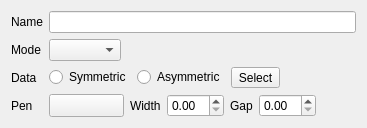
         <widget class="QWidget" name="errorBarPage">
          <layout class="QFormLayout" name="formLayout_8">
           <item row="5" column="1">
            <layout class="QHBoxLayout" name="horizontalLayout_19">
             <item>
              <widget class="QRadioButton" name="errorBarSymRadioButton">
               <property name="text">
                <string>Symmetric</string>
               </property>
              </widget>
             </item>
             <item>
              <widget class="QRadioButton" name="errorBarAsymRadioButton">
               <property name="text">
                <string>Asymmetric</string>
               </property>
              </widget>
             </item>
             <item>
              <widget class="QToolButton" name="errorBarDataButton">
               <property name="text">
                <string>Select</string>
               </property>
              </widget>
             </item>
             <item>
              <spacer name="horizontalSpacer_14">
               <property name="orientation">
                <enum>Qt::Horizontal</enum>
               </property>
               <property name="sizeHint" stdset="0">
                <size>
                 <width>40</width>
                 <height>20</height>
                </size>
               </property>
              </spacer>
             </item>
            </layout>
           </item>
           <item row="5" column="0">
            <widget class="QLabel" name="label_40">
             <property name="text">
              <string>Data</string>
             </property>
            </widget>
           </item>
           <item row="6" column="0">
            <widget class="QLabel" name="label_36">
             <property name="text">
              <string>Pen</string>
             </property>
            </widget>
           </item>
           <item row="6" column="1">
            <layout class="QHBoxLayout" name="horizontalLayout_26">
             <property name="bottomMargin">
              <number>0</number>
             </property>
             <item>
              <widget class="PenButton" name="errorBarPenButton">
               <property name="minimumSize">
                <size>
                 <width>75</width>
                 <height>0</height>
                </size>
               </property>
               <property name="maximumSize">
                <size>
                 <width>75</width>
                 <height>16777215</height>
                </size>
               </property>
               <property name="text">
                <string/>
               </property>
              </widget>
             </item>
             <item>
              <widget class="QLabel" name="label_37">
               <property name="text">
                <string>Width</string>
               </property>
              </widget>
             </item>
             <item>
              <widget class="QDoubleSpinBox" name="errorBarWidthSpinBox"/>
             </item>
             <item>
              <widget class="QLabel" name="label_38">
               <property name="text">
                <string>Gap</string>
               </property>
              </widget>
             </item>
             <item>
              <widget class="QDoubleSpinBox" name="errorBarGapSpinBox"/>
             </item>
             <item>
              <spacer name="horizontalSpacer_18">
               <property name="orientation">
                <enum>Qt::Horizontal</enum>
               </property>
               <property name="sizeHint" stdset="0">
                <size>
                 <width>40</width>
                 <height>20</height>
                </size>
               </property>
              </spacer>
             </item>
            </layout>
           </item>
           <item row="2" column="1">
            <layout class="QHBoxLayout" name="horizontalLayout_37">
             <item>
              <widget class="QComboBox" name="errorBarAxisComboBox"/>
             </item>
             <item>
              <spacer name="horizontalSpacer_30">
               <property name="orientation">
                <enum>Qt::Horizontal</enum>
               </property>
               <property name="sizeHint" stdset="0">
                <size>
                 <width>40</width>
                 <height>20</height>
                </size>
               </property>
              </spacer>
             </item>
            </layout>
           </item>
           <item row="2" column="0">
            <widget class="QLabel" name="label_72">
             <property name="text">
              <string>Mode</string>
             </property>
            </widget>
           </item>
           <item row="0" column="0">
            <widget class="QLabel" name="label_73">
             <property name="text">
              <string>Name</string>
             </property>
            </widget>
           </item>
           <item row="0" column="1">
            <widget class="QLineEdit" name="errorBarsNameLineEdit"/>
           </item>
          </layout>
         </widget>
